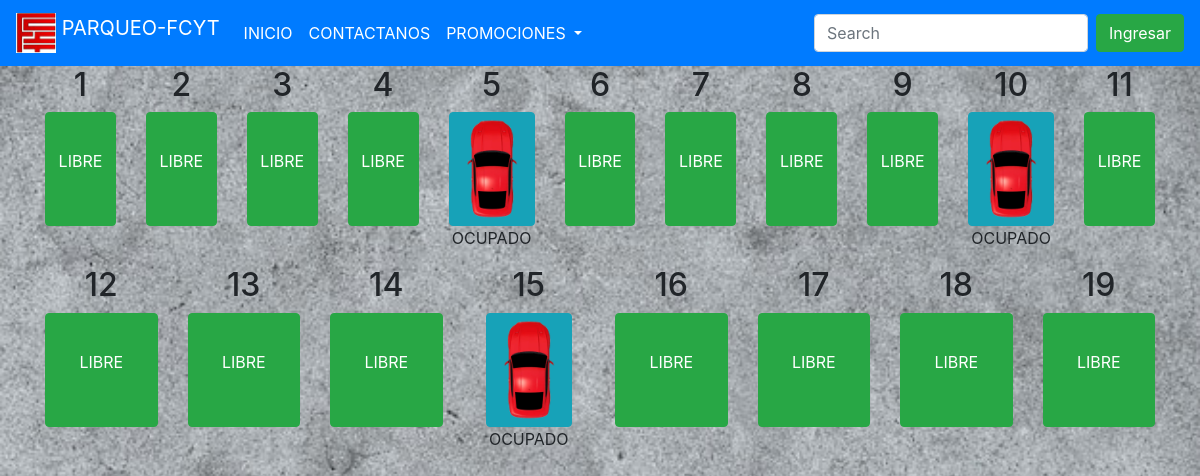
The page / on the database its author committed.
### tables this page shows
CREATE TABLE `tb_mapeos` (
  `id_map` int(11) NOT NULL,
  `nro_espacio` varchar(255) DEFAULT NULL,
  `estado_espacio` varchar(255) DEFAULT NULL,
  `obs` varchar(255) DEFAULT NULL,
  `fyh_creacion` datetime DEFAULT NULL,
  `fyh_actualizacion` datetime DEFAULT NULL,
  `fyh_eliminacion` datetime DEFAULT NULL,
  `estado` varchar(10) DEFAULT NULL
);

### app/config.php (called while the page is built, shortened)
<?php
$URL ="http://localhost:8080/www.aplicacionparqueo.com";
?>

### index.php (the view, shortened to what this page needs)
<?php include('app/config.php');?>
<!DOCTYPE html>
<html lang="en">
<head>
    <link rel="stylesheet" href="public/css/bootstrap.min.css">
</head>
<body style="background-image: url('public/imagenes/piso5.jpg');
             background-repeat:no-repeat;
             z-index: -3;
             background-size: 100vw 100vh">
 <nav class="navbar navbar-expand-lg navbar-dark bg-primary">
    <a class="navbar-brand" href="#">
        <img src="public/imagenes/logo.png" width="40" height="40" class="d-inline-block align-top" alt="">
        PARQUEO-FCYT
    </a>
    <div class="collapse navbar-collapse" id="navbarSupportedContent">
        <ul class="navbar-nav mr-auto">
            <li class="nav-item active">
                <a class="nav-link" href="#">INICIO <span class="sr-only">(current)</span></a>
            </li>
            <li class="nav-item active" >
                <a class="nav-link" href="#">CONTACTANOS</a>
            </li>
           <li class="nav-item dropdown active">
                <a class="nav-link dropdown-toggle" href="#" id="navbarDropdown" role="button" data-toggle="dropdown" aria-haspopup="true" aria-expanded="false">
                    PROMOCIONES
                </a>
            </li>
        </ul>
        <form class="form-inline my-2 my-lg-0">
            <input class="form-control mr-sm-2" type="search" placeholder="Search" aria-label="Search">
        </form>
        <button type="button" class="btn btn-success" data-toggle="modal" data-target="#exampleModal">
            Ingresar
        </button>
    </div>
</nav>
<div class="container" >
<div class="row">
    <?php
    $query_mapeos = $pdo->prepare("SELECT * FROM tb_mapeos WHERE estado = '1'");
    $query_mapeos->execute();
    $mapeos = $query_mapeos->fetchAll(PDO::FETCH_ASSOC);
    foreach($mapeos as $mapeo){
          $nro_espacio = $mapeo['nro_espacio'];
          $estado_espacio = $mapeo['estado_espacio'];
      if($estado_espacio == "LIBRE"){?>
          <div class="col">
            <center class="">
              <h2><?php echo $nro_espacio;?></h2>
                <button class="btn btn-success" style="width: 100%; height: 114px" >
                  <p><?php echo $estado_espacio;?></p>
                </button>
            </center>
          </div>
      <?php
      }
      if($estado_espacio == "OCUPADO"){?>
          <div class="col">
            <center class="">
              <h2><?php echo $nro_espacio;?></h2>
              <button class="btn btn-info">
                <img src="<?php echo $URL;?>/public/imagenes/auto1.png" width="60px" alt="">
              </button>
              <p><?php echo $estado_espacio;?></p>
            </center>
          </div>
      <?php
      }
      ?>
    <?php
        }
    ?>
</div>
</div>
</body>
</html>

### rows shown on the page
tb_mapeos: nro_espacio "1", estado_espacio "LIBRE"
tb_mapeos: nro_espacio "2", estado_espacio "LIBRE"
tb_mapeos: nro_espacio "3", estado_espacio "LIBRE"
tb_mapeos: nro_espacio "4", estado_espacio "LIBRE"
tb_mapeos: nro_espacio "5", estado_espacio "OCUPADO"
tb_mapeos: nro_espacio "6", estado_espacio "LIBRE"
tb_mapeos: nro_espacio "7", estado_espacio "LIBRE"
tb_mapeos: nro_espacio "8", estado_espacio "LIBRE"
tb_mapeos: nro_espacio "9", estado_espacio "LIBRE"
tb_mapeos: nro_espacio "10", estado_espacio "OCUPADO"
tb_mapeos: nro_espacio "11", estado_espacio "LIBRE"
tb_mapeos: nro_espacio "12", estado_espacio "LIBRE"
tb_mapeos: nro_espacio "13", estado_espacio "LIBRE"
tb_mapeos: nro_espacio "14", estado_espacio "LIBRE"
tb_mapeos: nro_espacio "15", estado_espacio "OCUPADO"
tb_mapeos: nro_espacio "16", estado_espacio "LIBRE"
tb_mapeos: nro_espacio "17", estado_espacio "LIBRE"
tb_mapeos: nro_espacio "18", estado_espacio "LIBRE"
tb_mapeos: nro_espacio "19", estado_espacio "LIBRE"
